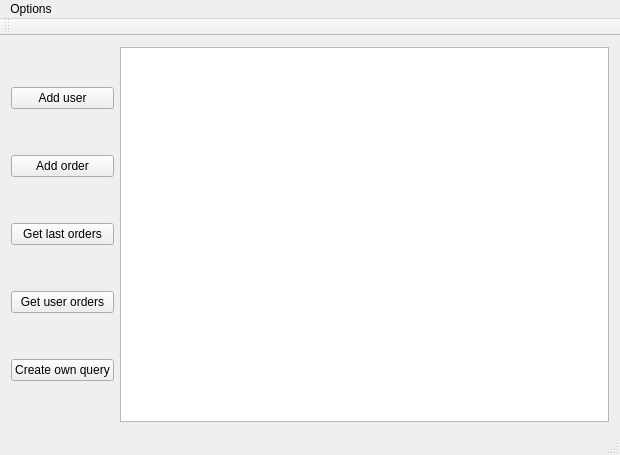
<?xml version="1.0" encoding="UTF-8"?>
<ui version="4.0">
 <class>MainWindow</class>
 <widget class="QMainWindow" name="MainWindow">
  <property name="geometry">
   <rect>
    <x>0</x>
    <y>0</y>
    <width>620</width>
    <height>455</height>
   </rect>
  </property>
  <property name="windowTitle">
   <string>MainWindow</string>
  </property>
  <widget class="QWidget" name="centralWidget">
   <layout class="QGridLayout" name="gridLayout">
    <item row="0" column="0">
     <layout class="QVBoxLayout" name="verticalLayout">
      <item>
       <widget class="QPushButton" name="addUserPushButton">
        <property name="text">
         <string>Add user</string>
        </property>
       </widget>
      </item>
      <item>
       <widget class="QPushButton" name="createOrderPushButton">
        <property name="text">
         <string>Add order</string>
        </property>
       </widget>
      </item>
      <item>
       <widget class="QPushButton" name="getLastOrdersPushButton">
        <property name="text">
         <string>Get last orders</string>
        </property>
       </widget>
      </item>
      <item>
       <widget class="QPushButton" name="getUserOrdersPushButton">
        <property name="text">
         <string>Get user orders</string>
        </property>
       </widget>
      </item>
      <item>
       <widget class="QPushButton" name="createOwnCommentPushButton">
        <property name="text">
         <string>Create own query</string>
        </property>
       </widget>
      </item>
     </layout>
    </item>
    <item row="0" column="1">
     <widget class="QTableWidget" name="tableWidget"/>
    </item>
   </layout>
  </widget>
  <widget class="QMenuBar" name="menuBar">
   <property name="geometry">
    <rect>
     <x>0</x>
     <y>0</y>
     <width>620</width>
     <height>22</height>
    </rect>
   </property>
   <widget class="QMenu" name="menuOpcje">
    <property name="title">
     <string>Options</string>
    </property>
    <addaction name="actionDodajUzytkownika"/>
    <addaction name="actionDodajZamowienie"/>
    <addaction name="actionPobierzOstatnieZamowienia"/>
    <addaction name="actionPobierzZamowieniaOdUzytkownika"/>
    <addaction name="actionStworzWlasnaKomende"/>
   </widget>
   <addaction name="menuOpcje"/>
  </widget>
  <widget class="QToolBar" name="mainToolBar">
   <attribute name="toolBarArea">
    <enum>TopToolBarArea</enum>
   </attribute>
   <attribute name="toolBarBreak">
    <bool>false</bool>
   </attribute>
  </widget>
  <widget class="QStatusBar" name="statusBar"/>
  <action name="actionDodajUzytkownika">
   <property name="text">
    <string>Add &amp;user</string>
   </property>
   <property name="shortcut">
    <string>Ctrl+U</string>
   </property>
  </action>
  <action name="actionDodajZamowienie">
   <property name="text">
    <string>Add &amp;order</string>
   </property>
   <property name="shortcut">
    <string>Ctrl+O</string>
   </property>
  </action>
  <action name="actionPobierzOstatnieZamowienia">
   <property name="text">
    <string>Get &amp;last orders</string>
   </property>
   <property name="shortcut">
    <string>Ctrl+L</string>
   </property>
  </action>
  <action name="actionPobierzZamowieniaOdUzytkownika">
   <property name="text">
    <string>Get user o&amp;rders</string>
   </property>
   <property name="toolTip">
    <string>Get user orders</string>
   </property>
   <property name="shortcut">
    <string>Ctrl+R</string>
   </property>
  </action>
  <action name="actionPobierzZamowieniaZDnia">
   <property name="text">
    <string>Pobierz zamówienia z dnia..</string>
   </property>
  </action>
  <action name="actionStworzWlasnaKomende">
   <property name="text">
    <string>Create own &amp;query</string>
   </property>
   <property name="shortcut">
    <string>Ctrl+Q</string>
   </property>
  </action>
 </widget>
 <layoutdefault spacing="6" margin="11"/>
 <resources/>
 <connections>
  <connection>
   <sender>actionDodajUzytkownika</sender>
   <signal>triggered()</signal>
   <receiver>MainWindow</receiver>
   <slot>onAddUserAction()</slot>
   <hints>
    <hint type="sourcelabel">
     <x>-1</x>
     <y>-1</y>
    </hint>
    <hint type="destinationlabel">
     <x>309</x>
     <y>227</y>
    </hint>
   </hints>
  </connection>
  <connection>
   <sender>addUserPushButton</sender>
   <signal>clicked()</signal>
   <receiver>MainWindow</receiver>
   <slot>onAddUserAction()</slot>
   <hints>
    <hint type="sourcelabel">
     <x>126</x>
     <y>88</y>
    </hint>
    <hint type="destinationlabel">
     <x>309</x>
     <y>227</y>
    </hint>
   </hints>
  </connection>
  <connection>
   <sender>actionDodajZamowienie</sender>
   <signal>triggered()</signal>
   <receiver>MainWindow</receiver>
   <slot>onAddOrderAction()</slot>
   <hints>
    <hint type="sourcelabel">
     <x>-1</x>
     <y>-1</y>
    </hint>
    <hint type="destinationlabel">
     <x>309</x>
     <y>227</y>
    </hint>
   </hints>
  </connection>
  <connection>
   <sender>createOrderPushButton</sender>
   <signal>clicked()</signal>
   <receiver>MainWindow</receiver>
   <slot>onAddOrderAction()</slot>
   <hints>
    <hint type="sourcelabel">
     <x>126</x>
     <y>146</y>
    </hint>
    <hint type="destinationlabel">
     <x>309</x>
     <y>227</y>
    </hint>
   </hints>
  </connection>
  <connection>
   <sender>actionPobierzOstatnieZamowienia</sender>
   <signal>triggered()</signal>
   <receiver>MainWindow</receiver>
   <slot>onGetLastOrders()</slot>
   <hints>
    <hint type="sourcelabel">
     <x>-1</x>
     <y>-1</y>
    </hint>
    <hint type="destinationlabel">
     <x>309</x>
     <y>227</y>
    </hint>
   </hints>
  </connection>
  <connection>
   <sender>getLastOrdersPushButton</sender>
   <signal>clicked()</signal>
   <receiver>MainWindow</receiver>
   <slot>onGetLastOrders()</slot>
   <hints>
    <hint type="sourcelabel">
     <x>126</x>
     <y>204</y>
    </hint>
    <hint type="destinationlabel">
     <x>309</x>
     <y>227</y>
    </hint>
   </hints>
  </connection>
  <connection>
   <sender>actionPobierzZamowieniaOdUzytkownika</sender>
   <signal>triggered()</signal>
   <receiver>MainWindow</receiver>
   <slot>onGetUserOrders()</slot>
   <hints>
    <hint type="sourcelabel">
     <x>-1</x>
     <y>-1</y>
    </hint>
    <hint type="destinationlabel">
     <x>309</x>
     <y>227</y>
    </hint>
   </hints>
  </connection>
  <connection>
   <sender>actionStworzWlasnaKomende</sender>
   <signal>triggered()</signal>
   <receiver>MainWindow</receiver>
   <slot>onCreateOwnCommand()</slot>
   <hints>
    <hint type="sourcelabel">
     <x>-1</x>
     <y>-1</y>
    </hint>
    <hint type="destinationlabel">
     <x>309</x>
     <y>227</y>
    </hint>
   </hints>
  </connection>
  <connection>
   <sender>createOwnCommentPushButton</sender>
   <signal>clicked()</signal>
   <receiver>MainWindow</receiver>
   <slot>onCreateOwnCommand()</slot>
   <hints>
    <hint type="sourcelabel">
     <x>126</x>
     <y>378</y>
    </hint>
    <hint type="destinationlabel">
     <x>309</x>
     <y>227</y>
    </hint>
   </hints>
  </connection>
 </connections>
 <slots>
  <slot>onAddUserAction()</slot>
  <slot>onAddOrderAction()</slot>
  <slot>onGetLastOrders()</slot>
  <slot>onGetUserOrders()</slot>
  <slot>onCreateOwnCommand()</slot>
 </slots>
</ui>
